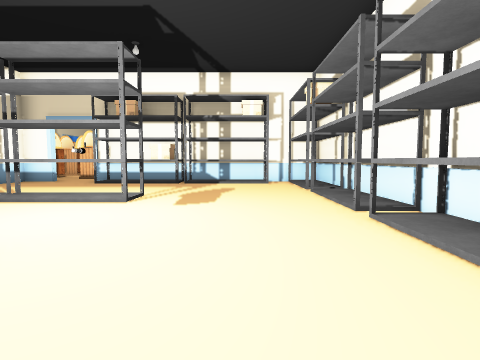
[1] (above)

22 first-person views from a walk through a Unity game level. The camera is 1.5 m above the floor, tilts 4° down and sees 80° across. The floor is counted in squares, 2 m on a side. Each view is taken from the middle of a square. On the plan, view 1 faces up. The plan holds only what a view shows up to about 10 squares ahead; the rest is blank. The place goes on beyond the plan. The player is left out. Some surface patterns are stand-ins.

[2]
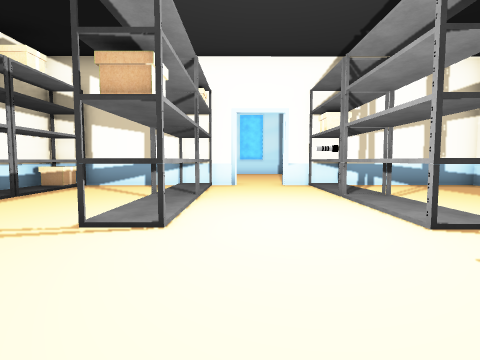

[3]
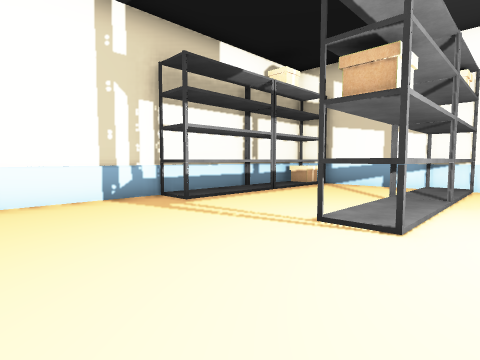

[4]
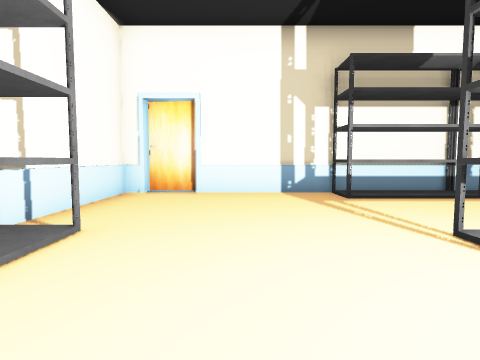

[5]
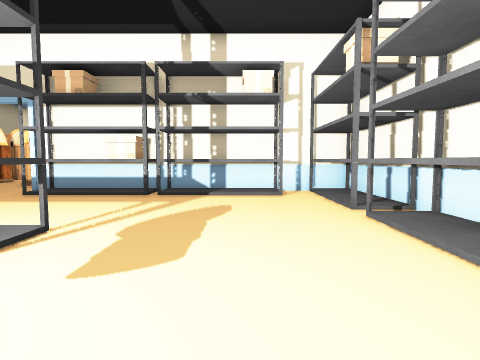

[6]
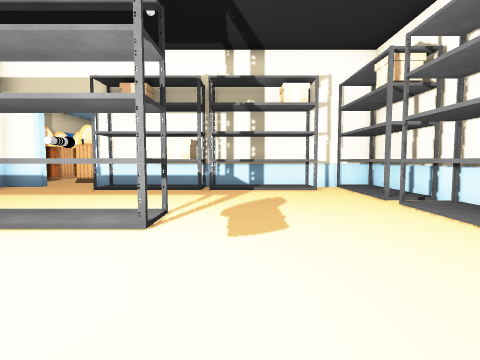

[7]
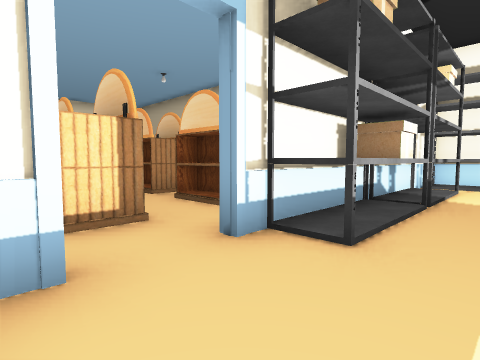

[8]
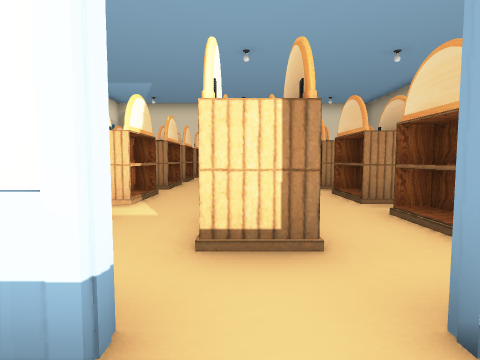

[9]
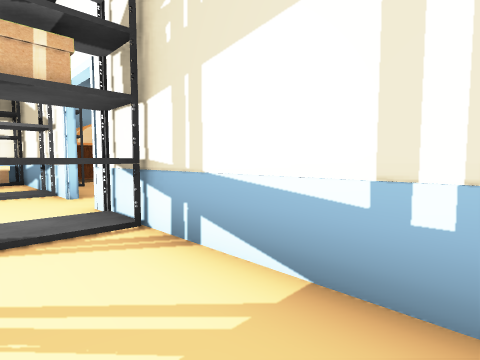

[10]
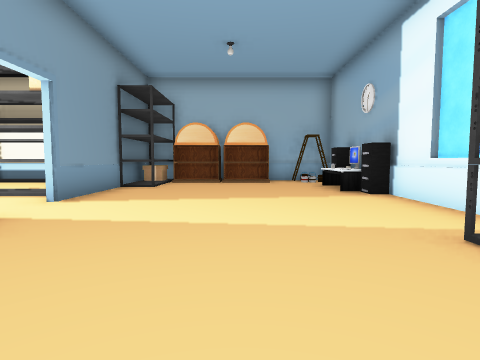

[11]
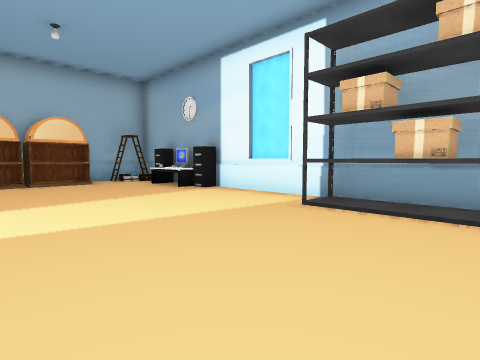

[12]
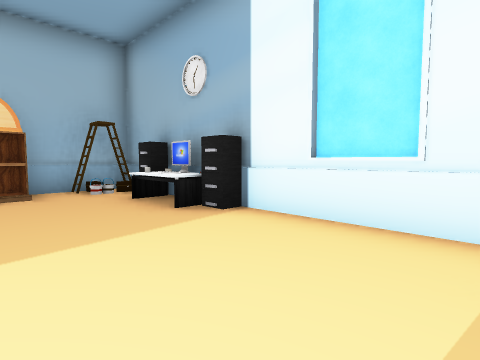

[13]
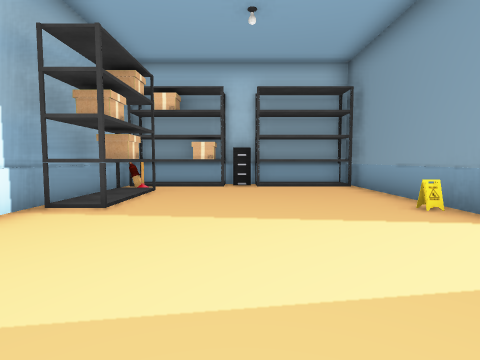

[14]
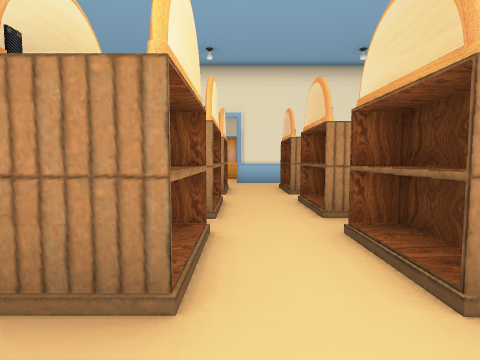

[15]
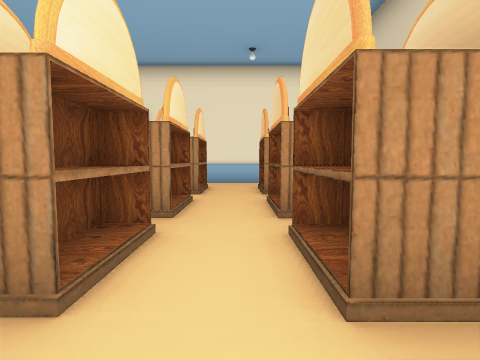

[16]
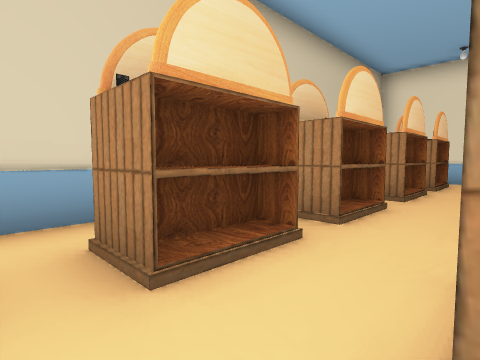

[17]
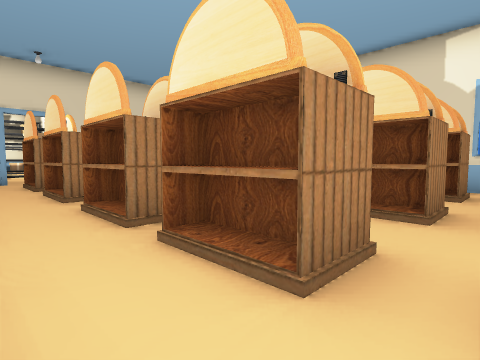

[18]
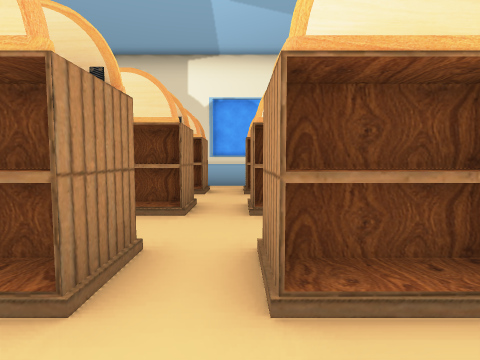

[19]
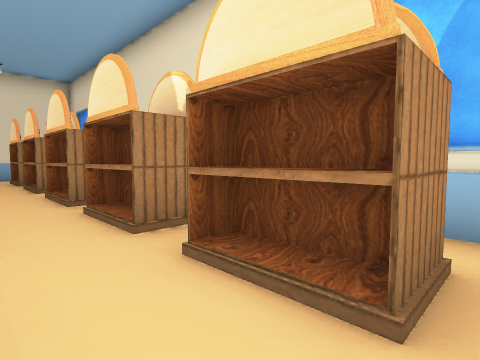

[20]
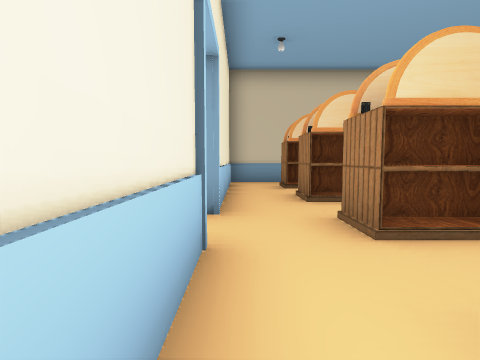

[21]
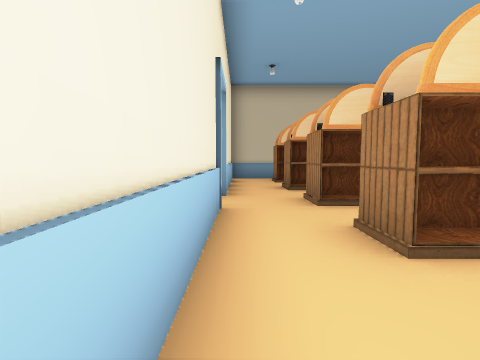

[22]
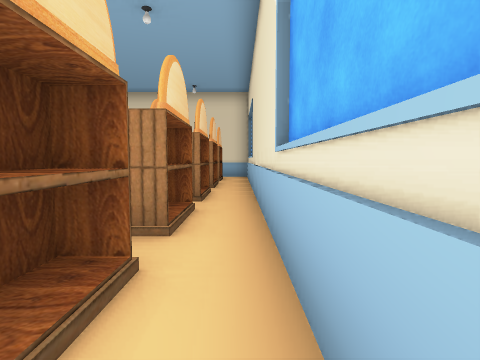

### Floor plan
Key: @ floor where view 1 was taken; # wall or solid block; . floor; ^ raised ledge; T thing the floor can be seen under or through; O other object.
Columns run from 15 left of view 1 to 3 right of it. Each row starts with its distance up from view 1.
 25     ####^ ^######
 24     ............#
 23   #.............#
 22   #.O..O.O.OO.O #
 21   #.............#
 20   #.O..O.O.OO.O.#
 19   #.O..O.O.OO.O
 18   #............
 17   #.O. O.O.OO.O
 16   #... ........
 15   #.O. O.O.OO.O
 14   #.O. O.O.OO.O
 13   #... ....OO..
 12     O. O.O.OO.O
 11      .  ......
 10   #######.########
  9   ##.###...########
  8   #....#.........##
  7  ##....#..........#
  6 ###....#TTT  T...##
  5 #......O#TTTTT...##
  4 #............ ...#
  3 #................#
  2 #......#TTT###...#
  1 ##.....#.........##
  0  #O....#.......@..#
 -1  #.....^..........#
 -2  ##OOOO^^^^^^^....#
 -3  ##################

Where each view was taken, in squares from view 1:
view 1: 0 up, 0 right, facing up
view 2: 3 up, 1 right, facing left
view 3: 3 up, 1 right, facing down-left
view 4: 4 up, 0 right, facing down
view 5: 3 up, 0 right, facing up
view 6: 2 up, 1 left, facing up
view 7: 8 up, 7 left, facing up-right
view 8: 9 up, 6 left, facing up
view 9: 9 up, 6 left, facing down-left
view 10: 8 up, 11 left, facing down
view 11: 8 up, 9 left, facing down-left
view 12: 5 up, 11 left, facing down-left
view 13: 1 up, 11 left, facing up
view 14: 15 up, 5 left, facing up
view 15: 15 up, 2 left, facing up
view 16: 21 up, 3 left, facing down-right
view 17: 21 up, 4 left, facing down-left
view 18: 21 up, 4 left, facing left
view 19: 23 up, 9 left, facing down-left
view 20: 24 up, 9 left, facing right
view 21: 24 up, 11 left, facing right
view 22: 23 up, 12 left, facing down
